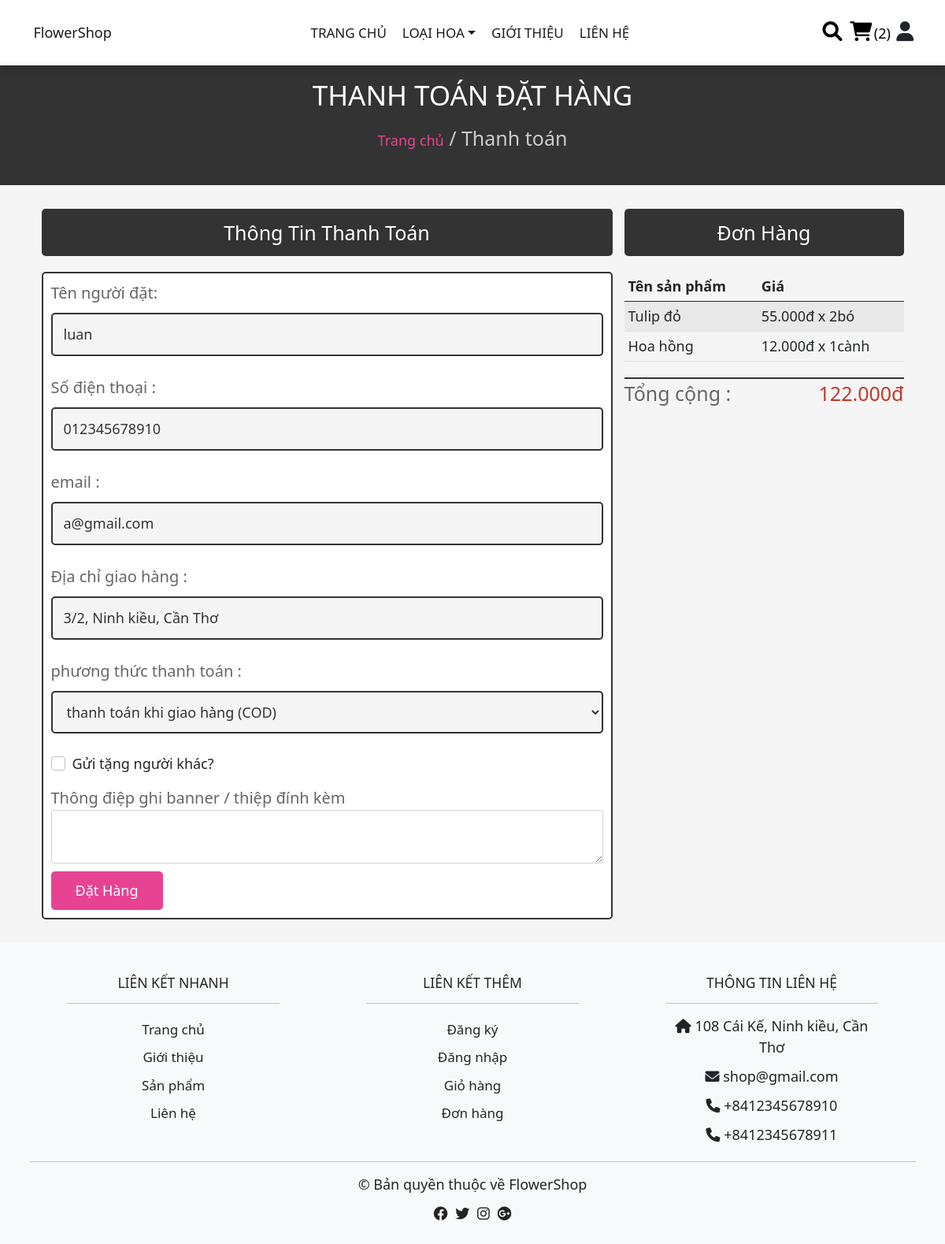
The app's page /checkout.php (signed in) with its own data.
### tables this page shows
CREATE TABLE `users` (
  `id` int(100) NOT NULL,
  `name` varchar(100) NOT NULL,
  `email` varchar(100) NOT NULL,
  `phone` char(20) NOT NULL,
  `address` varchar(255) NOT NULL,
  `password` varchar(100) NOT NULL,
  `user_type` varchar(20) NOT NULL DEFAULT 'user',
  `avatar` varchar(100) DEFAULT 'avtDefault.png'
);

CREATE TABLE `carts` (
  `id_cart` int(100) NOT NULL,
  `user_id` int(100) NOT NULL,
  `pid` int(100) NOT NULL,
  `quantity` int(100) NOT NULL,
  `unit` varchar(10) NOT NULL DEFAULT 'bó'
);

CREATE TABLE `products` (
  `id` int(100) NOT NULL,
  `name` varchar(100) NOT NULL,
  `id_type` int(11) NOT NULL,
  `details` varchar(500) NOT NULL,
  `price` int(100) NOT NULL,
  `giacanh` int(100) NOT NULL,
  `sale_price` int(10) NOT NULL DEFAULT 0,
  `soluongkho` int(11) NOT NULL,
  `image` varchar(100) NOT NULL
);

### checkout.php (the view, shortened to what this page needs)
<?php
@include 'config.php';
$user_id = $_SESSION['user_id'];
$sth = mysqli_query($conn, "SELECT * FROM users where id='$user_id'");
$row = mysqli_fetch_array($sth);
?>
<!DOCTYPE html>
<html lang="en">
<head>
    <link rel="stylesheet" href="https://cdnjs.cloudflare.com/ajax/libs/font-awesome/6.0.0/css/all.min.css">
    <link href="https://cdn.jsdelivr.net/npm/bootstrap@5.0.2/dist/css/bootstrap.min.css" rel="stylesheet">
    <link rel="stylesheet" href="css/style.css">
</head>
<body>
    <?php @include 'modules/header.php'; ?>
    <section class="heading text-center justify-content-center">
        <h3>THANH TOÁN ĐẶT HÀNG</h3>
        <p> <a href="home.php">Trang chủ</a> / Thanh toán </p>
    </section>
    <div class="container row  mx-auto">
        <section class="checkout col-md-8">
            <h3>Thông tin thanh toán</h3>
            <form action="" method="POST">
                <div class="flex">
                    <div class="inputBox">
                        <span>Tên người đặt:</span>
                        <input type="text" name="name" readonly value="<?php echo $row['name'] ?? '' ?>" placeholder="Họ tên người đặt" required>
                    </div>
                    <div class="inputBox">
                        <span>Số điện thoại :</span>
                        <input type="text" name="number" readonly value="<?php echo $row['phone'] ?? '' ?>" placeholder="Số điện thọai" required>
                    </div>
                    <div class="inputBox">
                        <span>email :</span>
                        <input type="email" name="email" readonly value="<?php echo  $row['email'] ?? '' ?>" placeholder="nhập email của bạn" required>
                    </div>
                    <div class="inputBox">
                        <span>Địa chỉ giao hàng :</span>
                        <input type="text" name="specific_address" readonly value="<?php echo $row['address'] ?? '' ?>" placeholder="thôn, khóm, số nhà,..." required>
                    </div>
                    <div class="inputBox">
                        <span>phương thức thanh toán :</span>
                        <select name="method" id="pay">
                            <option value="thanh toán khi giao hàng" selected="selected">thanh toán khi giao hàng (COD)</option>
                        </select>
                    </div>
                    <div class="form-check my-auto w-100">
                        <input class="form-check-input" type="checkbox" value="" id="present" data-bs-toggle="collapse" data-bs-target=".input_present" aria-expanded="true">
                        <label class="form-check-label" for="present">Gửi tặng người khác?</label>
                    </div>
                    <div class="inputBox ">
                        <span>Thông điệp ghi banner / thiệp đính kèm</span>
                        <textarea class="form-control form-control-lg " name="message_card" id="" cols="30" rows="3"></textarea>
                    </div>
                </div>
                <input type="submit" name="order" value="Đặt hàng" class="btn">
            </form>
        </section>
        <section class="display-order col-md-4 ">
            <h3>Đơn hàng</h3>
            <table class="table table-striped">
                <thead>
                    <tr>
                        <th scope="col">Tên sản phẩm</th>
                        <th scope="col">Giá</th>
                    </tr>
                </thead>
                <tbody>
                    <?php
                    $grand_total = 0;
                    $select_cart = mysqli_query($conn, "SELECT user_id, pid, name, quantity, price, giacanh, unit, sale_price, image  FROM carts JOIN products ON carts.pid= products.id  WHERE user_id = '$user_id'") or die('query failed');
                    if (mysqli_num_rows($select_cart) > 0) {
                        while ($fetch_cart = mysqli_fetch_assoc($select_cart)) {
                            if ($fetch_cart['unit'] === 'bó') {
                                $price = $fetch_cart['sale_price'] != 0 ? (100 - $fetch_cart['sale_price']) * $fetch_cart['price'] / 100 : $fetch_cart['price'];
                            } else if ($fetch_cart['unit'] === 'cành') {
                                $price = $fetch_cart['giacanh'];
                            }
                            $total_price = ($price  * $fetch_cart['quantity']);
                            $grand_total += $total_price;
                    ?>
                            <tr>
                                <td><?php echo $fetch_cart['name'] ?></td>
                                <td><?php echo number_format($price, 0, ",", ".") . "đ" . ' x ' . $fetch_cart['quantity'] . $fetch_cart['unit']  ?></td>
                            </tr>
                    <?php
                        }
                    } else {
                        echo '<p class="empty">Giỏ của bạn trống!</p>';
                    }
                    ?>
                </tbody>
            </table>
            <div class="grand-total">Tổng cộng : <span class=""><?php echo number_format($grand_total, 0, ",", ".") . "đ" ?></span></div>
        </section>
    </div>
    <?php @include 'modules/footer.php'; ?>
</body>
</html>

### css/style.css (style rules this page uses)
:root { --pink:#e84393; --red:#c0392b; --orange:#f39c12; --black:#333; --white:#fff; --light-color:#666; --light-white:#ccc; --light-bg:#f5f5f5; --border:.2rem solid var(--black); --box-shadow:0 .5rem 1rem rgba(0,0,0,.1); }
* { margin:0; padding:0; font-size: large; box-sizing: border-box; outline: none; border:none; text-decoration: none; transition:all .2s linear; }
html { font-size: 62.5%; overflow-x: hidden; scroll-behavior: smooth; scroll-padding-top: 6.5rem; }
body { background: var(--light-bg); font-weight: normal; }
section { padding:3rem 2rem; }
.btn, .delete-btn, .option-btn { display: inline-block; border-radius: .5rem; margin-top: 1rem; font-size: 1.8rem; color:var(--white); cursor: pointer; padding:1rem 3rem; text-transform: capitalize; }
.btn { background-color: var(--pink); }
.heading { display: flex; flex-flow: column; gap:1rem; background-color: var(--black); min-height: 25vh; padding-top: 100px; }
.heading h3 { font-size: 3.5rem; color:var(--white); text-transform: uppercase; }
.heading p { font-size: 2.5rem; color:var(--light-white); }
.heading p a { color:var(--pink); }
a { text-decoration: none; }
.display-order h3 { padding:1.5rem; font-size: 2.5rem; margin-bottom: 2rem; background-color: var(--black); color:var(--white); border-radius: .5rem; text-align: center; text-transform: capitalize; }
.display-order span { float: right; color:var(--red); font-size: 2.5rem; }
.display-order .grand-total { border-top:var(--border); margin-top: 2rem; font-size: 2.5rem; color:var(--light-color); }
.display-order .grand-total span { color:var(--red); }
.checkout form { background-color: var(--white); border:var(--border); max-width: 1200px; margin:0 auto; border-radius: .5rem; padding:1rem; box-shadow: var(--border); }
.checkout h3 { padding:1.5rem; font-size: 2.5rem; margin-bottom: 2rem; background-color: var(--black); color:var(--white); border-radius: .5rem; text-align: center; text-transform: capitalize; }
.checkout form .flex { display: flex; flex-wrap: wrap; gap:1.5rem; }
.checkout form .flex .inputBox { flex:1 1 40rem; }
.checkout form .flex .inputBox input, .checkout form .flex .inputBox select { margin:1rem 0; width: 100%; background-color: var(--light-bg); padding:1.2rem 1.4rem; border:var(--border); font-size: 1.8rem; color:var(--black); border-radius: .5rem; }
.checkout form .flex .inputBox span { font-size: 2rem; color:var(--light-color); }

### records on screen
users: name "luan", number "012345678910", email "a@gmail.com", specific_address "3/2, Ninh kiều, Cần Thơ"
carts: products.name "Tulip đỏ", products.sale_price+price "55.000", quantity "2", unit "bó"
carts: products.name "Hoa hồng", products.giacanh "12.000", quantity "1", unit "cành"

### other values on screen
$cart_num_rows "2"
$grand_total "122.000"
